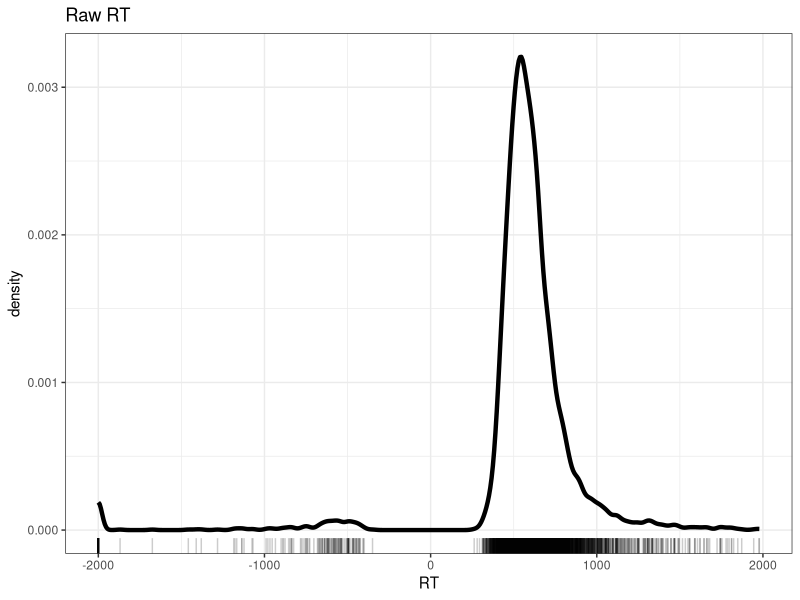
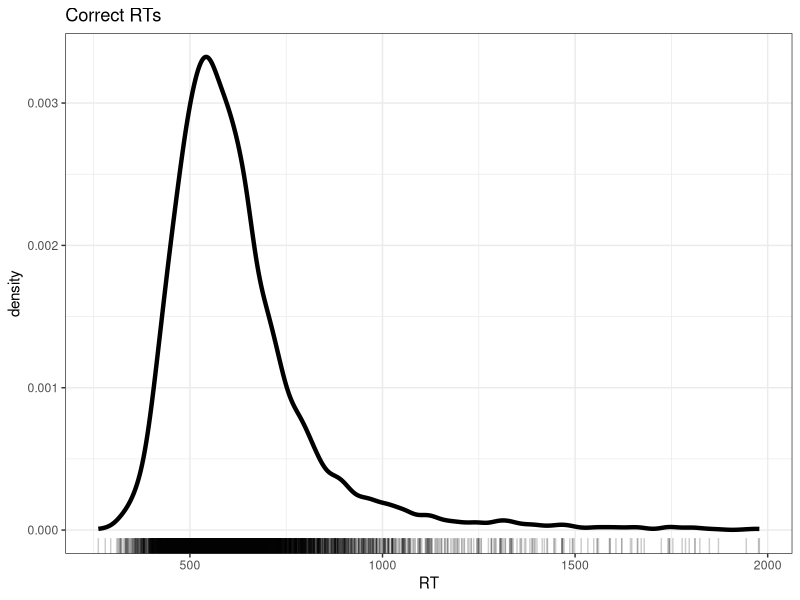
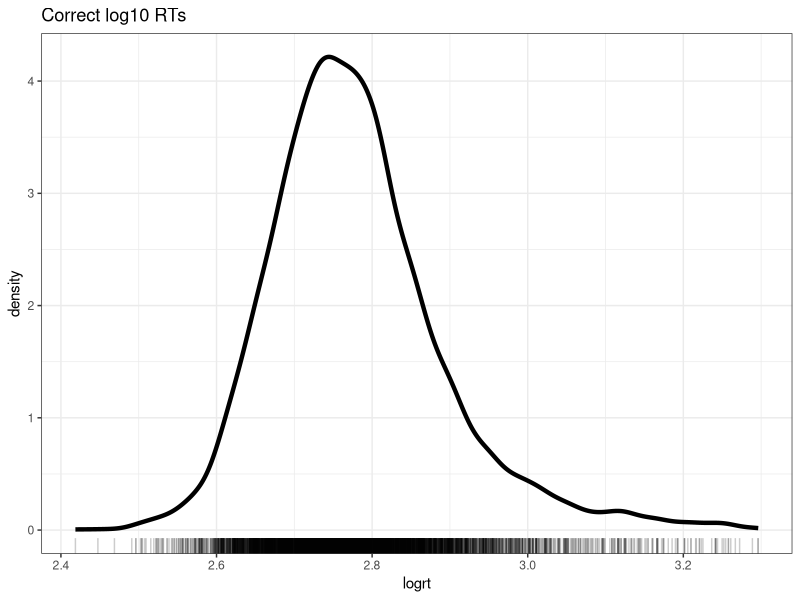
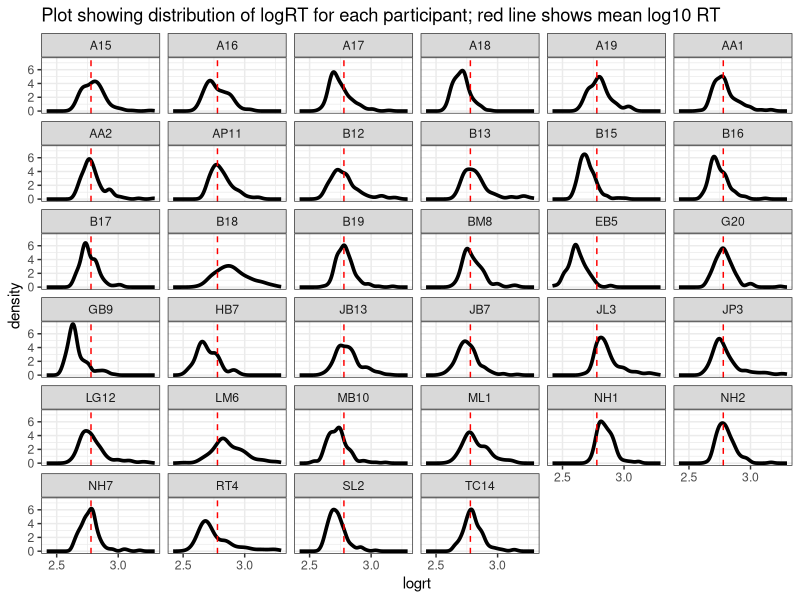
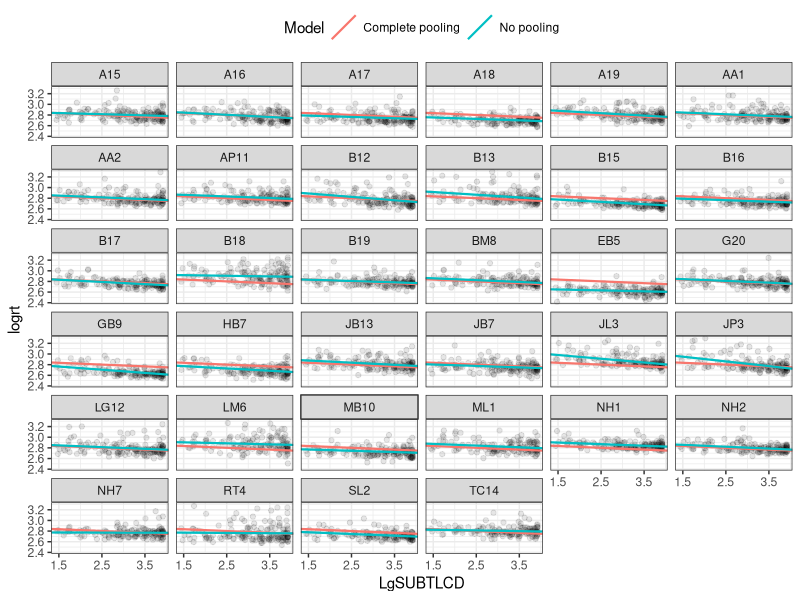
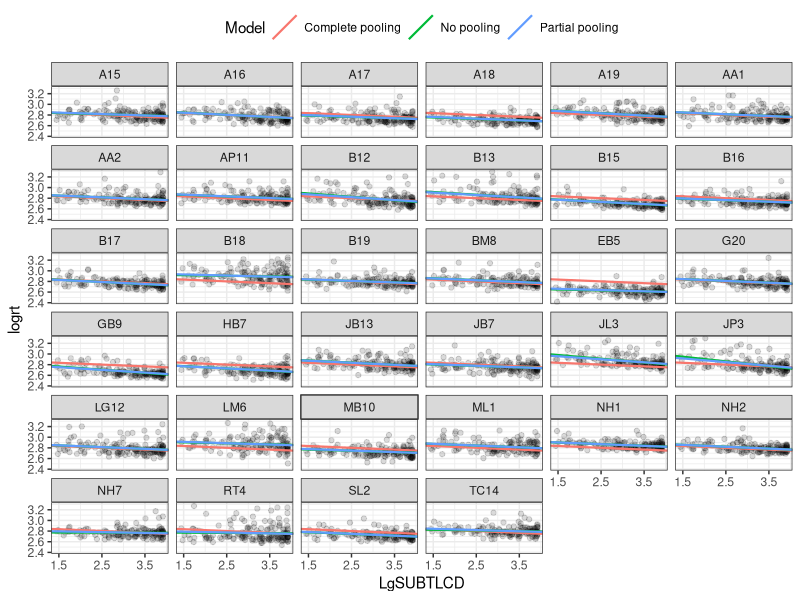
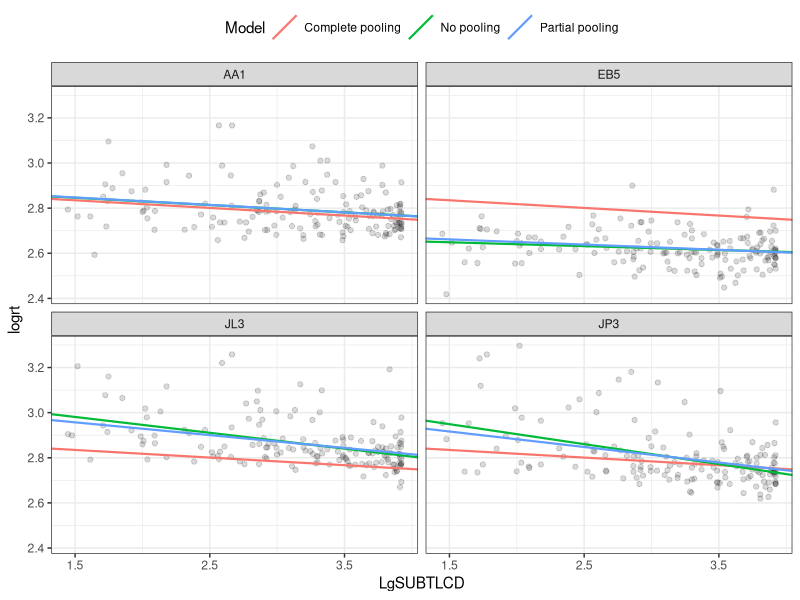
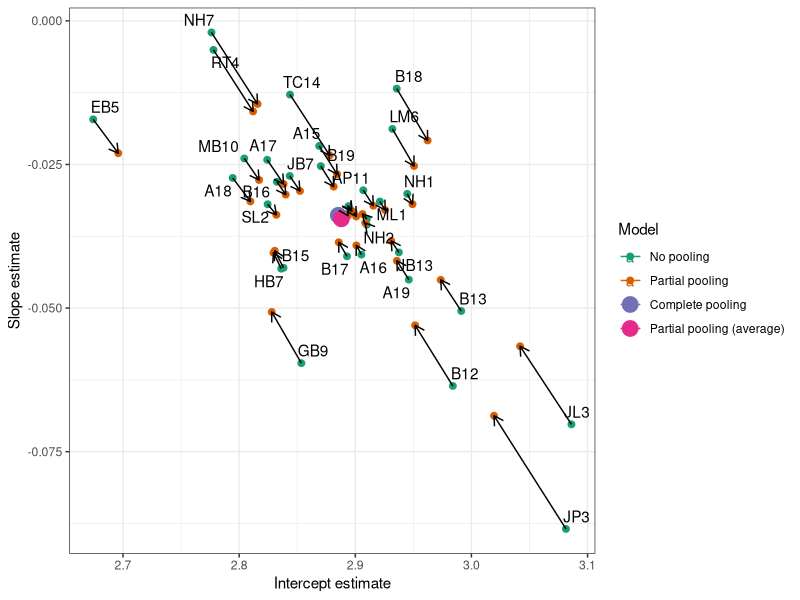

Source code (R) for these figures, in order:

############################################################################################################


# In this workbook -- 03-mixed -- our learning targets are:

# -- get practice running the code: so that you can reproduce the figures and results from the lecture and in 
# the book chapter
# -- exercise skills by varying code -- changing variables, changing options -- so that you can see how the code works
# -- use the opportunity to reflect on and evaluate results -- so that we can support growth in development of 
# understanding of main ideas


# We have reached the stage where our learning targets can be detailed -- here, we are concerned with:

# -- be able to specify a mixed-effects model in lmer() code
# -- be able to identify how the mixed-effects model code varies depending on the kinds of random effects 

# -- be able to identify the elements of the output or results that come from an lmer() mixed-effects analysis
# -- be able to interpret the fixed-effects estimates
# -- be able to interpret the random effects estimates, variance, covariance

# -- be able to describe in words and summary tables the results of a mixed-effects model
# -- be able to visualise the effects estimates from a mixed-effects model



############################################################################################################


# -- In the following steps:
# -- I first show you how to prepare data for analysis, just run the code and do the exercises;
# -- I then walk through a sequence of tasks where I show you how to fit and compare a series of models, again,
# just run the code and do the exercises;
# -- the critical step is Step 7, where I ask you to follow the examples, running your own series of models
# but with your selection of variables;
# -- finally, I show you how to reproduce some of the keyplots from the book chapter and slides, for your
# information


############################################################################################################
## Step 1: Set-up ##########################################################################################


# -- Task 1 -- Run this code to load relevant libraries

library(broom)
library(gridExtra)
library(here)
library(lme4)
library(tidyverse)



############################################################################################################
## Step 2: Load data #######################################################################################


# -- Task 2 -- Read in the data file we will be using:

ML.all <- read_csv("subjects.behaviour.words-310114.csv", na = "-999")


# -- And inspect it:

head(ML.all)



############################################################################################################
## Step 3: Tidy data #######################################################################################


# -- We shall be filtering the data and transforming one variable.
# -- We do this work and use data visualization to examine the impacts of the actions.


# -- Task 3 -- Produce a density plot showing word recognition reaction time, correct and incorrect responses

ML.all %>%
  ggplot(aes(x = RT)) +
  geom_density(size=1.5) +
  geom_rug(alpha = .2) +
  ggtitle("Raw RT") +
  theme_bw()  


# -- Task 4 -- You should try out alternative visualisation methods to reveal the patterns in the distribution of
# variables in the ML dataset (or in your own data).

# Take a look at the geoms documented in: 
#   https://ggplot2.tidyverse.org/reference/#section-layer-geoms

# Would a histogram or a frequency polygon provide a more informative view? 
#   https://ggplot2.tidyverse.org/reference/geom_histogram.html

# What about a dotplot? 
#   https://ggplot2.tidyverse.org/reference/geom_dotplot.html


# -- Task 5 -- Filter out incorrect and outlier short RT observations

ML.all.correct <- filter(ML.all, RT >= 200)


# -- Task 6 -- Check out the impact of filtering on the number of rows in the dataset

length(ML.all$RT)
length(ML.all.correct$RT)


# -- Task 7 -- Produce a density plot showing word recognition reaction time, correct responses only

ML.all.correct %>%
  ggplot(aes(x = RT)) +
  geom_density(size=1.5) + 
  geom_rug(alpha = .2) +
  ggtitle("Correct RTs") +
  theme_bw()


# -- Task 8 -- Vary the filter conditions in different ways:
  
# 1. Change the threshold for including RTs from RT >= 200 to something else
# 2. Can you assess what impact the change has? 
# Note that you can count the number of observations (rows) in a dataset using e.g. length()
  
  
# -- Task 9 -- Transform RT to log base 10 RT

ML.all.correct$logrt <- log10(ML.all.correct$RT)			


# -- Task 10 -- Produce a density plot showing log10 transformed reaction time, correct responses only

ML.all.correct %>%
  ggplot(aes(x = logrt)) +
  geom_density(size = 1.5) + 
  geom_rug(alpha = .2) +
  ggtitle("Correct log10 RTs") +
  theme_bw()


# -- Task 11 -- Produce a density plot showing log10 transformed reaction time, correct responses, 
# separately for each participant

ML.all.correct %>%
  mutate(mean_logrt = mean(logrt, na.rm = TRUE)) %>%
  ungroup() %>%
  mutate(subjectID = fct_reorder(subjectID, mean_logrt)) %>%
  ggplot(aes(x = logrt)) +
  geom_density(size = 1.25) +
  facet_wrap(~ subjectID) +
  geom_vline(xintercept = 2.778807, colour = "red", linetype = 2) +
  scale_x_continuous(breaks = c(2.5,3)) +
  ggtitle("Plot showing distribution of logRT for each participant; red line shows mean log10 RT") +
  theme_bw()


# -- Task 12 -- Can you work out how to adapt the plotting code to show a grid of histograms?


# -- Task 13 -- Can you work out how to adapt the code to show a grid of plots indicating the distribution
# of log RT by different items (instead of participants)?



############################################################################################################
## Step 4: Use lm ##########################################################################################


# -- As we have done before, we can analyze the data to estimate the effect of frequency, at first,
# ignoring the impact of multilevel structure in our data

ML.all.correct.lm  <- lm(logrt ~
                             
                             LgSUBTLCD,     
                           
                           data = ML.all.correct)

summary(ML.all.correct.lm)


# -- Task 14 -- Vary the linear model using different outcomes or predictors

# It would be useful to experiment with the data.
# 1. Change the predictor from frequency to something else
# -- what do you see when you visualize the relationship between outcome and predictor variables 
# using scatterplots?
# 2. Specify linear models with different predictors: do the relationships you see in plots match the 
# coefficients you see in the model estimates?



############################################################################################################
## Step 4: Use lmer ########################################################################################


# -- Task 15 -- fit a linear mixed-effects model to estimate the effect of frequency on log RT
# while taking into account random effects
  
ML.all.correct.lmer  <- lmer(logrt ~

                           LgSUBTLCD +

                           (LgSUBTLCD + 1|subjectID) +

                           (1|item_name),

                         data = ML.all.correct)

summary(ML.all.correct.lmer)



############################################################################################################
## Step 5: Compare models with different random effects ####################################################


# -- Task 16 -- fit a linear mixed-effects model
# -- using REML
# -- with varying random effects

## ------------------------------------------------------------------------------------------------------------------------
ML.all.correct.lmer.REML.si  <- lmer(logrt ~ LgSUBTLCD + 
                                    
                                          (1|subjectID) + (1|item_name),

                                          data = ML.all.correct, REML = TRUE)

summary(ML.all.correct.lmer.REML.si)


## ------------------------------------------------------------------------------------------------------------------------
ML.all.correct.lmer.REML.i  <- lmer(logrt ~

                                          LgSUBTLCD + (1|item_name),

                                          data = ML.all.correct, REML = TRUE)

summary(ML.all.correct.lmer.REML.i)


## ------------------------------------------------------------------------------------------------------------------------
ML.all.correct.lmer.REML.s  <- lmer(logrt ~

                                          LgSUBTLCD + (1|subjectID),

                                          data = ML.all.correct, REML = TRUE)

summary(ML.all.correct.lmer.REML.s)


# -- Task 17 -- Compare the different models using anova()


## ------------------------------------------------------------------------------------------------------------------------
anova(ML.all.correct.lmer.REML.si, ML.all.correct.lmer.REML.i, refit = FALSE)


## ------------------------------------------------------------------------------------------------------------------------
anova(ML.all.correct.lmer.REML.si, ML.all.correct.lmer.REML.s, refit = FALSE)


# -- Task 18 -- We know what our conclusions will be, as these analyses replicate what the chapter does.


# -- Task 19 -- Now examine whether random slopes are required

## ------------------------------------------------------------------------------------------------------------------------
ML.all.correct.lmer.REML.slopes  <- lmer(logrt ~ LgSUBTLCD + 
                                           
                                                (LgSUBTLCD + 1|subjectID) + (1|item_name),

       data = ML.all.correct, REML = TRUE)


## ------------------------------------------------------------------------------------------------------------------------
anova(ML.all.correct.lmer.REML.si, ML.all.correct.lmer.REML.slopes, refit = FALSE)



############################################################################################################
## Step 6: p-values and significance using lmerTest ########################################################


# -- Task 20 -- Get p-values using lmerTest
library(lmerTest)

ML.all.correct.lmer.REML.slopes  <- lmer(logrt ~ LgSUBTLCD + 
                                           
                                                (LgSUBTLCD + 1|subjectID) + (1|item_name),

       data = ML.all.correct, REML = TRUE)

summary(ML.all.correct.lmer.REML.slopes)



############################################################################################################
## Step 7: Now run your own sequence of lmer models ########################################################


# It will be useful for you to examine model comparisons with a different set of models for the same data.

# You could try to run a series of models in which the fixed effects variable is something different, 
# for example, the effect of word Length or the effect of orthographic neighbourhood size Ortho_N.

ML.all.correct.lmer.REML.slopes  <- lmer(logrt ~ Length + 
                                           
                                           (Length + 1|subjectID) + (1|item_name),
                                         
                                         data = ML.all.correct, REML = TRUE)

summary(ML.all.correct.lmer.REML.slopes)

#

ML.all.correct.lmer.REML.si  <- lmer(logrt ~ Length + 
                                       
                                       (1|subjectID) + (1|item_name),
                                     
                                     data = ML.all.correct, REML = TRUE)

summary(ML.all.correct.lmer.REML.si)

#

ML.all.correct.lmer.REML.is  <- lmer(logrt ~ Length + 
                                       
                                       (1|item_name),
                                     
                                     data = ML.all.correct, REML = TRUE)

summary(ML.all.correct.lmer.REML.i)

ML.all.correct.lmer.REML.s  <- lmer(logrt ~ Length + 
                                      
                                      (1|subjectID),
                                    
                                    data = ML.all.correct, REML = TRUE)

summary(ML.all.correct.lmer.REML.s)

# I would consider the model comparisons in the sequence shown in the foregoing, one pair of models at a 
# time, to keep it simple.
# When you look at the model comparison, ask: is the difference between the models a piece of complexity 
# (an effect) whose inclusion in the more complex model is justified or warranted by improved model fit 
# to data?

# -- If we run model comparisons, we can see that random effects of subjects or of items on intercepts, as
# well as random effect of subjects on slopes, are justified
anova(ML.all.correct.lmer.REML.si, ML.all.correct.lmer.REML.s, refit=FALSE)
anova(ML.all.correct.lmer.REML.si, ML.all.correct.lmer.REML.i, refit=FALSE)
anova(ML.all.correct.lmer.REML.si, ML.all.correct.lmer.REML.slopes, refit=FALSE)



############################################################################################################
# Reproduce the plots in the chapter and slides ############################################################


# Note that to produce the following plots, I adapted Tristan Mahr's code, here:
# https://www.tjmahr.com/plotting-partial-pooling-in-mixed-effects-models/


# -- Compare no vs. complete pooling estimates

# -- get no pooling estimates by running lm for each participant
df_no_pooling <- lmList(logrt ~
                          
                          LgSUBTLCD | subjectID, ML.all.correct) %>% 
  coef() %>% 
  # Subject IDs are stored as row-names. Make them an explicit column
  rownames_to_column("subjectID") %>% 
  rename(Intercept = `(Intercept)`, Slope_frequency = LgSUBTLCD) %>% 
  add_column(Model = "No pooling")

# -- you can uncomment and inspect the tibble produced by these lines of code
# summary(df_no_pooling)

# -- make the subjectID and model label vectors a factor
df_no_pooling$subjectID <- as.factor(df_no_pooling$subjectID)
df_no_pooling$Model <- as.factor(df_no_pooling$Model)

# -- in contrast, we might consider a complete pooling model where all the 
# information from the participants is combined together
# -- we fit a single line for all data

# -- fit a model on all the data pooled together
m_pooled <- lm(logrt ~ LgSUBTLCD, ML.all.correct) 

# -- repeat the intercept and slope terms for each participant
df_pooled <- data_frame(
  Model = "Complete pooling",
  subjectID = unique(ML.all.correct$subjectID),
  Intercept = coef(m_pooled)[1], 
  Slope_frequency = coef(m_pooled)[2])

# -- inspect
# summary(df_pooled)

# -- make the model label vector a factor
df_pooled$Model <- as.factor(df_pooled$Model)

# -- we can compare these two approaches
# -- instead of calculating the regression lines with stat_smooth(), we can use 
# geom_abline() to draw the lines from our dataframe of intercept and slope 
# parameters

# -- join the raw data so we can use plot the points and the lines
df_models <- bind_rows(df_pooled, df_no_pooling) %>% 
  left_join(ML.all.correct, by = "subjectID")

# -- produce the plot, as a .pdf
# 
# pdf("ML-data-frequency-no-or-complete-pooling.pdf", w = 6, h = 8)

p_model_comparison <- ggplot(df_models) + 
  aes(x = LgSUBTLCD, y = logrt) + 
  # Set the color mapping in this layer so the points don't get a color
  geom_point(alpha = .05) +
  geom_abline(aes(intercept = Intercept, 
                  slope = Slope_frequency, 
                  color = Model),
              size = .75) +
  facet_wrap(~ subjectID) +
  scale_x_continuous(breaks = 1.5:4 * 1) + 
  theme_bw() + 
  theme(legend.position = "top")

p_model_comparison

# dev.off()


# -- Compare no vs. complete  vs. partial pooling estimates
# -- mixed-effects models represent partial pooling of data

# -- we fit a separate line for each cluster of data, one for each participant 
# -- the lmList() function in lme4 automates this process
df_no_pooling <- lmList(logrt ~
                          
                          LgSUBTLCD | subjectID, ML.all.correct) %>% 
  coef() %>% 
  # Subject IDs are stored as row-names. Make them an explicit column
  rownames_to_column("subjectID") %>% 
  rename(Intercept = `(Intercept)`, Slope_frequency = LgSUBTLCD) %>% 
  add_column(Model = "No pooling")

# -- inspect the tibble produced by these lines of code
# summary(df_no_pooling)

# -- make the subjectID and model label vectors a factor
df_no_pooling$subjectID <- as.factor(df_no_pooling$subjectID)
df_no_pooling$Model <- as.factor(df_no_pooling$Model)

# -- in contrast, we might consider a complete pooling model where all the 
# information from the participants is combined together
# -- we fit a single line for all data

# -- fit a model on all the data pooled together
m_pooled <- lm(logrt ~ LgSUBTLCD, ML.all.correct) 

# -- repeat the intercept and slope terms for each participant
df_pooled <- data_frame(
  Model = "Complete pooling",
  subjectID = unique(ML.all.correct$subjectID),
  Intercept = coef(m_pooled)[1], 
  Slope_frequency = coef(m_pooled)[2])

# -- inspect
# summary(df_pooled)

# -- make the model label vector a factor
df_pooled$Model <- as.factor(df_pooled$Model)

# -- we can compare these two approaches
# -- instead of calculating the regression lines with stat_smooth(), we can use 
# geom_abline() to draw the lines from our dataframe of intercept and slope 
# parameters

# -- join the raw data so we can use plot the points and the lines
# df_models <- bind_rows(df_pooled, df_no_pooling) %>% 
#   left_join(ML.all.correct, by = "subjectID")

# -- we fit a mixed-effects model including the fixed effects of the intercept and the frequency effect
# -- as well as the random effects due to differences between participants (subject ID) in intercepts or
# in the slope of the frequency effect, as well as differences between items (item_name) in intercepts

ML.all.correct.lmer  <- lmer(logrt ~
                               
                               LgSUBTLCD + (LgSUBTLCD + 1|subjectID) + (1|item_name),     
                             
                             data = ML.all.correct, REML = FALSE)
# summary(ML.all.correct.lmer)

# -- to visualize these estimates, we extract each participant’s intercept and slope using coef()

# -- make a dataframe with the fitted effects
df_partial_pooling <- coef(ML.all.correct.lmer)[["subjectID"]] %>% 
  rownames_to_column("subjectID") %>% 
  as_tibble() %>% 
  rename(Intercept = `(Intercept)`, Slope_frequency = LgSUBTLCD) %>% 
  add_column(Model = "Partial pooling")

# -- inspect the tibble produced by these lines of code
# summary(df_partial_pooling)

# -- make the subjectID and model label vectors both factors
df_partial_pooling$subjectID <- as.factor(df_partial_pooling$subjectID)
df_partial_pooling$Model <- as.factor(df_partial_pooling$Model)

# -- update the previous plot by using a dataset consisting of of all three models’ estimates

df_models <- rbind(df_pooled, df_no_pooling, df_partial_pooling) %>%
  left_join(ML.all.correct, by = "subjectID")

# -- inspect the differences between the datasets
# summary(df_pooled)
# summary(df_no_pooling)
# summary(df_partial_pooling)
# summary(ML.all.correct)
# summary(df_models)

# -- replace the data-set used in the last plot with this new data-set
# -- and regenerate the plot
# -- we  produce a plot showing the no-pooling, complete-pooling and partial-pooling (mixed effects)
# estimates

# # pdf("ML-data-frequency-no-or-complete-or-partial-pooling.pdf", w = 6, h = 8)

p_model_comparison <- ggplot(df_models) +
  aes(x = LgSUBTLCD, y = logrt) +
  # Set the color mapping in this layer so the points don't get a color
  geom_point(alpha = .05) +
  geom_abline(aes(intercept = Intercept,
                  slope = Slope_frequency,
                  color = Model),
              size = .75) +
  facet_wrap(~ subjectID) +
  scale_x_continuous(breaks = 1.5:4 * 1) +
  theme_bw() +
  theme(legend.position = "top")

p_model_comparison

# # dev.off()


## Zoom in on a few participants
# -- use filter to select a small number of participants

df_zoom <- df_models %>% 
  filter(subjectID %in% c("EB5", "JP3", "JL3", "AA1"))

# -- replace the data-set of the last plot
# -- re-generate the plot with this zoomed-in selection dataset

# pdf("ML-data-frequency-no-or-complete-or-partial-pooling-zoom.pdf", w = 5, h = 5)

p_model_comparison <- ggplot(df_zoom) + 
  aes(x = LgSUBTLCD, y = logrt) + 
  # Set the color mapping in this layer so the points don't get a color
  geom_point(alpha = .05) +
  geom_abline(aes(intercept = Intercept, 
                  slope = Slope_frequency, 
                  color = Model),
              size = .75) +
  facet_wrap(~ subjectID) +
  scale_x_continuous(breaks = 1.5:4 * 1) + 
  theme_bw() + 
  theme(legend.position = "top")

p_model_comparison


## Illustrate shrinkage

# -- the partial pooling model pulls (or shrinks) more extreme estimates towards an overall average
# -- we can visualize this shrinkage effect by plotting a scatterplot of intercept and slope 
# parameters from each model and connecting estimates for the same participant
# -- we use arrows to connect the different estimates for each participant, different estimates
# from no-pooling (per-participant) compared to partial-pooling (mixed-effects) models
# -- the plot shows how more extreme estimates are shrunk towards the global average estimate

# pdf("ML-data-frequency-no-or-complete-or-partial-pooling-shrinkage.pdf", w = 6.5, h = 6.5)

df_fixef <- data_frame(
  Model = "Partial pooling (average)",
  Intercept = fixef(ML.all.correct.lmer)[1],
  Slope_frequency = fixef(ML.all.correct.lmer)[2])

# Complete pooling / fixed effects are center of gravity in the plot
df_gravity <- df_pooled %>% 
  distinct(Model, Intercept, Slope_frequency) %>% 
  rbind(df_fixef)
# df_gravity
#> # A tibble: 2 x 3
#>                       Model Intercept Slope_Days
#>                       <chr>     <dbl>      <dbl>
#> 1          Complete pooling  252.3207   10.32766
#> 2 Partial pooling (average)  252.5426   10.45212

df_pulled <- rbind(df_no_pooling, df_partial_pooling)

ggplot(df_pulled) + 
  aes(x = Intercept, y = Slope_frequency, color = Model) + 
  geom_point(size = 2) + 
  geom_point(data = df_gravity, size = 5) + 
  # Draw an arrow connecting the observations between models
  geom_path(aes(group = subjectID, color = NULL), 
            arrow = arrow(length = unit(.02, "npc"))) + 
  # Use ggrepel to jitter the labels away from the points
  ggrepel::geom_text_repel(
    aes(label = subjectID, color = NULL),
    data = df_no_pooling) +
  # Don't forget 373
  # ggrepel::geom_text_repel(
  #   aes(label = subjectID, color = NULL), 
  #   data = filter(df_partial_pooling, Subject == "373")) + 
  theme(legend.position = "right") + 
  # ggtitle("Pooling of regression parameters") + 
  xlab("Intercept estimate") + 
  ylab("Slope estimate") + 
  scale_color_brewer(palette = "Dark2") +
  theme_bw()
